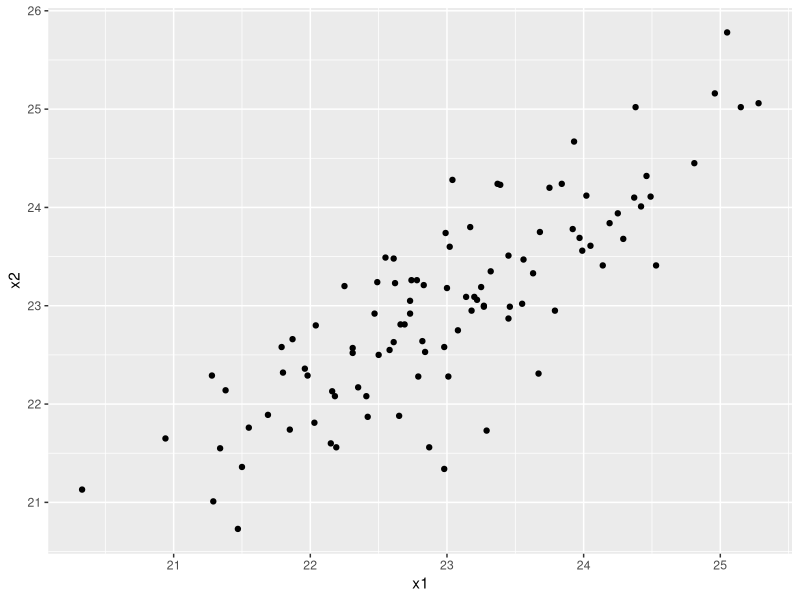
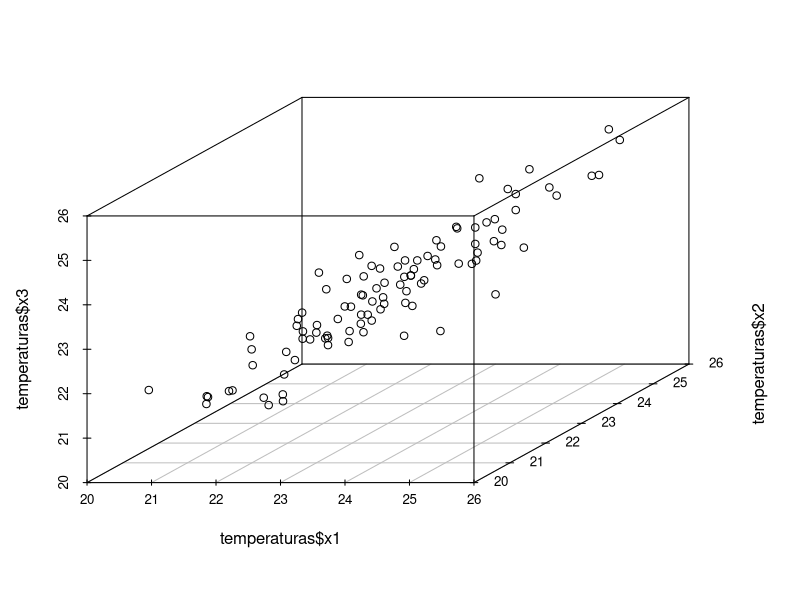

Reproduce these figures in R, in order.
## ---- chunk 1
library('MASS')
library(dplyr)

# Datos artificiales:

N <- 100 # numero de medidas
r <- 0.83 # correlacion entre medidas de los termometros

# Medidas de temperatura de cada termometro, con media 23ºC
set.seed(589)
temperaturas <- mvrnorm(n = N, 
                        mu = c(23, 23, 23), 
                        Sigma = matrix(c(1, r, r, r, 1, r, r, r, 1), nrow = 3), 
                        empirical = TRUE) %>% as.data.frame() %>% round(2)
colnames(temperaturas) <- c("x1", "x2", "x3")
rownames(temperaturas) <- seq(from = 0, to = 1485, by = 15) # tiempos de medida

head(temperaturas)
## ---- chunk 2
library(ggplot2)
ggplot(temperaturas, aes(x = x1, y = x2)) + 
  geom_point()

library(scatterplot3d)
scatterplot3d(temperaturas$x1, temperaturas$x2, temperaturas$x3, color = "black", )
